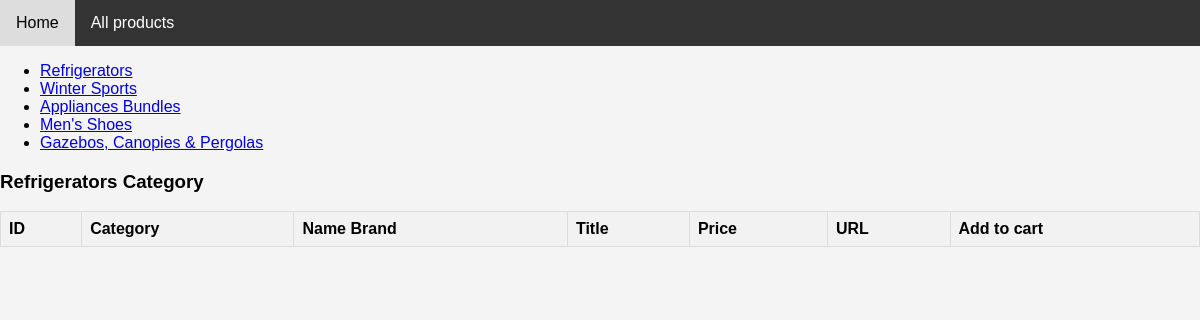
The page /products/category/1/ on the database as committed earlier.
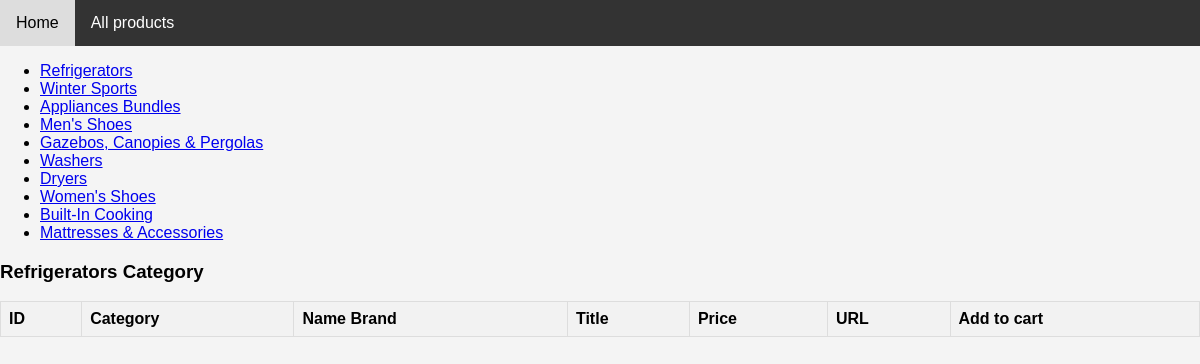
The same page on the database as committed later.
### product/models.py (models this page shows, shortened)
class ProductCategory(models.Model):
    name = models.CharField(max_length=70)

### product/views.py (the view)
# urls.py: path('category/<int:category_id>/', filter_product_by_category, name='filter_product_by_category'),
def filter_product_by_category(request, category_id):
    category = get_object_or_404(ProductCategory, id=category_id)
    categories = ProductCategory.objects.all().distinct()
    filtered_products = Product.objects.filter(category_id=category)
    return render(request, 'product/filtered_products.html', context={'filtered_products': filtered_products,
                                                                      'category': category,
                                                                      'categories': categories})

### product/templates/product/filtered_products.html (shortened to what this page needs)
{% extends 'ui/base.html' %}
{% block content %}
{% load static %}
<link rel="stylesheet" href="{% static 'product/style.css' %}">
     <ul>
        {% for category in categories %}
            <li><a href="{% url 'product:filter_product_by_category' category_id=category.id %}">{{ category.name }}</a></li>
        {% endfor %}
     </ul>
    <h3>{{category.name}} Category</h3>
    <table>
        <tr>
            <th>ID</th>
            <th>Category</th>
            <th>Name Brand</th>
            <th>Title</th>
            <th>Price</th>
            <th>URL</th>
            <th>Add to cart</th>
        </tr>
    </table>
{% endblock %}

Rows that differ between the two databases and show on the page:
added ProductCategory: name "Washers"
added ProductCategory: name "Dryers"
added ProductCategory: name "Women's Shoes"
added ProductCategory: name "Built-In Cooking"
added ProductCategory: name "Mattresses & Accessories"
